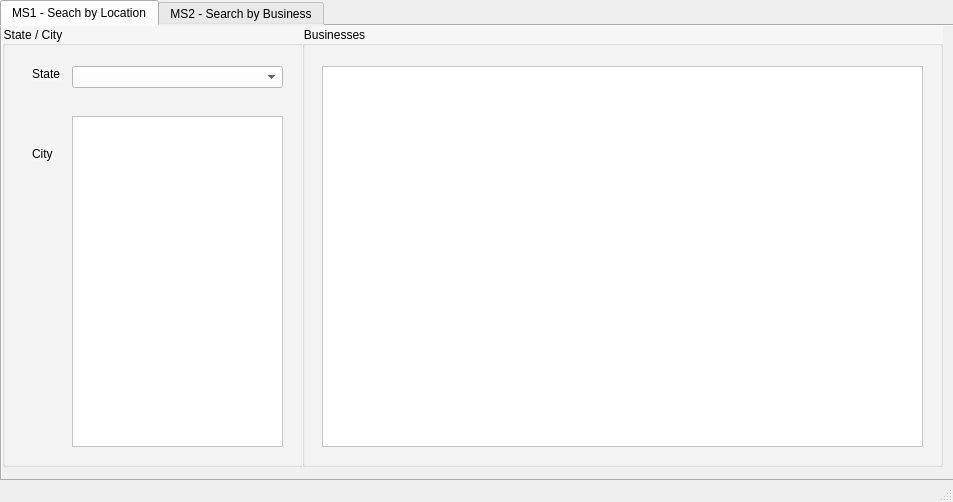
<?xml version="1.0" encoding="UTF-8"?>
<ui version="4.0">
 <class>MainWindow</class>
 <widget class="QMainWindow" name="MainWindow">
  <property name="geometry">
   <rect>
    <x>0</x>
    <y>0</y>
    <width>953</width>
    <height>502</height>
   </rect>
  </property>
  <property name="windowTitle">
   <string>CPTS 451 - Divide &amp; Conquer</string>
  </property>
  <widget class="QWidget" name="centralwidget">
   <widget class="QTabWidget" name="tabWidget">
    <property name="geometry">
     <rect>
      <x>0</x>
      <y>0</y>
      <width>961</width>
      <height>481</height>
     </rect>
    </property>
    <property name="styleSheet">
     <string notr="true">background-color: rgb(240, 240, 240);
font: 11pt &quot;MS Shell Dlg 2&quot;;</string>
    </property>
    <property name="currentIndex">
     <number>0</number>
    </property>
    <widget class="QWidget" name="tab">
     <attribute name="title">
      <string>MS1 - Seach by Location</string>
     </attribute>
     <widget class="QGroupBox" name="groupBox">
      <property name="geometry">
       <rect>
        <x>0</x>
        <y>0</y>
        <width>301</width>
        <height>441</height>
       </rect>
      </property>
      <property name="styleSheet">
       <string notr="true">background-color: rgb(246, 246, 246);
font: 10pt &quot;MS Shell Dlg 2&quot;;
</string>
      </property>
      <property name="title">
       <string>State / City</string>
      </property>
      <widget class="QComboBox" name="state_list">
       <property name="geometry">
        <rect>
         <x>70</x>
         <y>40</y>
         <width>211</width>
         <height>22</height>
        </rect>
       </property>
       <property name="styleSheet">
        <string notr="true">background-color: rgb(255, 255, 255);</string>
       </property>
      </widget>
      <widget class="QLabel" name="label">
       <property name="geometry">
        <rect>
         <x>30</x>
         <y>40</y>
         <width>31</width>
         <height>16</height>
        </rect>
       </property>
       <property name="text">
        <string>State</string>
       </property>
      </widget>
      <widget class="QLabel" name="label_2">
       <property name="geometry">
        <rect>
         <x>30</x>
         <y>120</y>
         <width>21</width>
         <height>16</height>
        </rect>
       </property>
       <property name="text">
        <string>City</string>
       </property>
      </widget>
      <widget class="QListWidget" name="city_list">
       <property name="geometry">
        <rect>
         <x>70</x>
         <y>90</y>
         <width>211</width>
         <height>331</height>
        </rect>
       </property>
       <property name="styleSheet">
        <string notr="true">background-color: rgb(255, 255, 255);</string>
       </property>
      </widget>
     </widget>
     <widget class="QGroupBox" name="businessGroup">
      <property name="geometry">
       <rect>
        <x>300</x>
        <y>0</y>
        <width>641</width>
        <height>441</height>
       </rect>
      </property>
      <property name="styleSheet">
       <string notr="true">background-color: rgb(246, 246, 246);
font: 10pt &quot;MS Shell Dlg 2&quot;;</string>
      </property>
      <property name="title">
       <string>Businesses</string>
      </property>
      <widget class="QTableWidget" name="business_table">
       <property name="geometry">
        <rect>
         <x>20</x>
         <y>40</y>
         <width>601</width>
         <height>381</height>
        </rect>
       </property>
       <property name="styleSheet">
        <string notr="true">background-color: rgb(255, 255, 255);</string>
       </property>
       <attribute name="horizontalHeaderVisible">
        <bool>true</bool>
       </attribute>
       <attribute name="horizontalHeaderStretchLastSection">
        <bool>true</bool>
       </attribute>
       <attribute name="verticalHeaderVisible">
        <bool>false</bool>
       </attribute>
      </widget>
     </widget>
    </widget>
    <widget class="QWidget" name="tab_2">
     <attribute name="title">
      <string>MS2 - Search by Business</string>
     </attribute>
     <widget class="QGroupBox" name="groupBox_2">
      <property name="geometry">
       <rect>
        <x>0</x>
        <y>0</y>
        <width>371</width>
        <height>301</height>
       </rect>
      </property>
      <property name="styleSheet">
       <string notr="true">background-color: rgb(246, 246, 246);
font: 10pt &quot;MS Shell Dlg 2&quot;;</string>
      </property>
      <property name="title">
       <string>Search</string>
      </property>
      <widget class="QLabel" name="label_3">
       <property name="geometry">
        <rect>
         <x>60</x>
         <y>30</y>
         <width>61</width>
         <height>16</height>
        </rect>
       </property>
       <property name="text">
        <string>Business:</string>
       </property>
      </widget>
      <widget class="QLabel" name="label_4">
       <property name="geometry">
        <rect>
         <x>60</x>
         <y>260</y>
         <width>51</width>
         <height>16</height>
        </rect>
       </property>
       <property name="text">
        <string>Location:</string>
       </property>
      </widget>
      <widget class="QLineEdit" name="b_name">
       <property name="geometry">
        <rect>
         <x>120</x>
         <y>30</y>
         <width>181</width>
         <height>20</height>
        </rect>
       </property>
       <property name="styleSheet">
        <string notr="true">background-color: rgb(255, 255, 255);</string>
       </property>
      </widget>
      <widget class="QLineEdit" name="b_city">
       <property name="geometry">
        <rect>
         <x>120</x>
         <y>260</y>
         <width>181</width>
         <height>20</height>
        </rect>
       </property>
       <property name="styleSheet">
        <string notr="true">background-color: rgb(255, 255, 255);</string>
       </property>
       <property name="readOnly">
        <bool>true</bool>
       </property>
      </widget>
      <widget class="QListWidget" name="businesses">
       <property name="geometry">
        <rect>
         <x>30</x>
         <y>60</y>
         <width>311</width>
         <height>192</height>
        </rect>
       </property>
       <property name="styleSheet">
        <string notr="true">background-color: rgb(255, 255, 255);</string>
       </property>
      </widget>
     </widget>
    </widget>
   </widget>
  </widget>
  <widget class="QMenuBar" name="menubar">
   <property name="geometry">
    <rect>
     <x>0</x>
     <y>0</y>
     <width>953</width>
     <height>21</height>
    </rect>
   </property>
  </widget>
  <widget class="QStatusBar" name="statusbar"/>
 </widget>
 <resources/>
 <connections/>
</ui>
